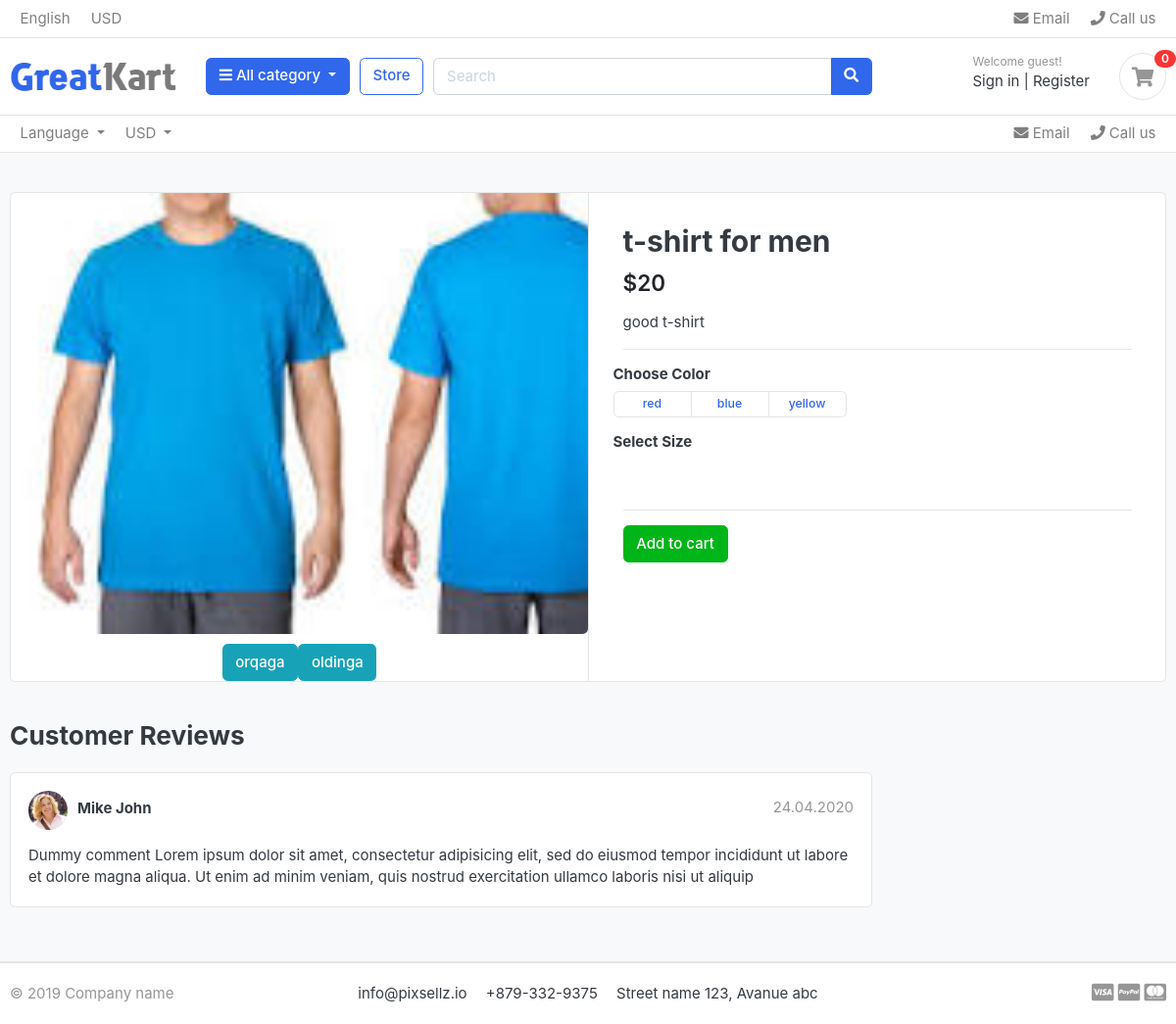
The app's page /products/product/detail/1/, older data.
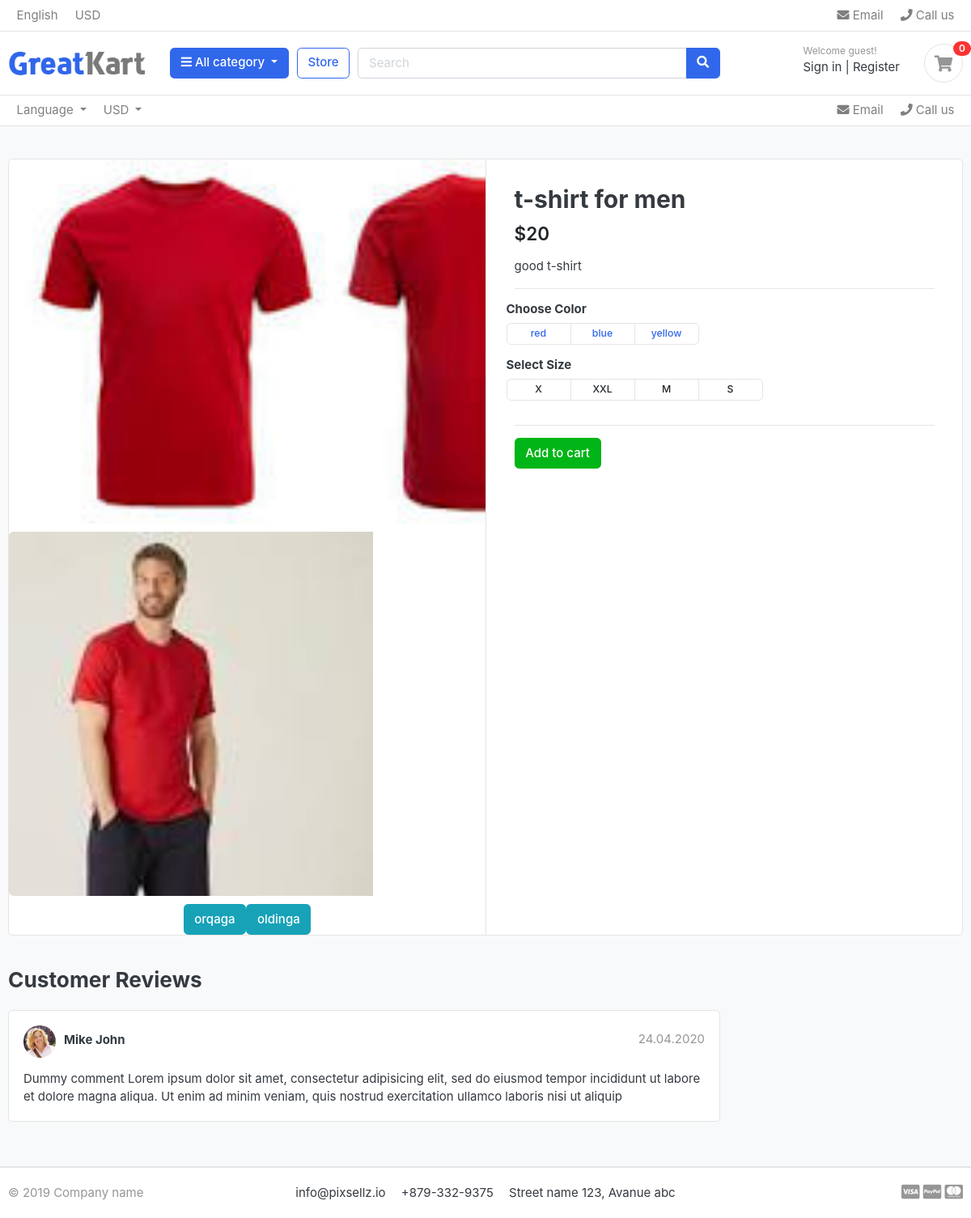
The same page, newer data.
### apps/product/models.py (models this page shows, shortened)
class Product_Image(models.Model):
    color = models.ForeignKey(Color, on_delete=models.CASCADE, related_name='image')
    image = models.ImageField(upload_to='images/')

class Color(models.Model):
    product = models.ForeignKey(Products, on_delete=models.CASCADE, related_name='color')
    color = models.CharField(max_length=30)

class Product_Size(models.Model):
    product = models.ForeignKey(Products, on_delete=models.CASCADE, related_name='size')
    size = models.CharField(max_length=10)

### apps/product/views.py (the view, shortened to what this page needs)
# urls.py: path('product/detail/<int:id>/', ProductDetailView.as_view(), name='detailPage'),
class ProductDetailView(View):
    template_name = 'products/product-detail.html'
    def get(self, request, id, *args, **kwargs):
        product = Products.objects.get(pk=id)
        colors = Color.objects.filter(product=product)
        selected_color = request.GET.get('color', '')
        sizes = product.size.all()
        if selected_color:
            images = Product_Image.objects.all().filter(color=selected_color)
            selected_color = int(selected_color)
        else:
            images = Product_Image.objects.all().filter(color=product.id)
        context = {
            'product': product,
            'colors': colors,
            'selected_color': selected_color,
            'images': images,
            'sizes': sizes
        }
        return render(request, self.template_name, context)

### apps/product/context_processors.py (called while the page is built)
def header_date(request):
    category = Category.objects.all()
    date = {
        'categories':category
    }
    return date

### apps/product/models.py (called while the page is built)
    def __str__(self):
        return self.name

### templates/products/product-detail.html (shortened to what this page needs)
{% extends 'base.html' %}
{% load static %}
{% block content %}
<header class="section-header">
<nav class="navbar p-md-0 navbar-expand-sm navbar-light border-bottom">
<div class="container">
  <div class="collapse navbar-collapse" id="navbarTop4">
    <ul class="navbar-nav mr-auto">
    	<li class="nav-item dropdown">
		 	<a href="#" class="nav-link dropdown-toggle" data-toggle="dropdown">   Language </a>
		</li>
		<li class="nav-item dropdown">
			<a href="#" class="nav-link dropdown-toggle" data-toggle="dropdown"> USD </a>
		</li>
    </ul>
    <ul class="navbar-nav">
		<li><a href="#" class="nav-link"> <i class="fa fa-envelope"></i> Email </a></li>
		<li><a href="#" class="nav-link"> <i class="fa fa-phone"></i> Call us </a></li>
	</ul>
  </div>
</div>
</nav>
<section class="section-content padding-y bg">
<div class="container">
<div class="card">
	<div class="row no-gutters">
		<aside class="col-md-6">
<article class="gallery-wrap">
   <div>
{% for image in images %}
		<div class="img-big-wrap image-container">
		   <img src="{{ image.image.url }}" alt="{{ product.product_name }} - {{ selected_color.color }}" class="slider-image">
		</div>
{% endfor %}
    <div class="button-container">
        <button class="btn btn-info" onclick="changeImage(-1)">orqaga</button>
        <button class="btn btn-info" onclick="changeImage(+1)">oldinga</button>
    </div>
   </div>
</article>
		</aside>
		<main class="col-md-6 border-left">
<article class="content-body">
<h2 class="title">{{ product.product_title }}</h2>
<div class="mb-3">
	<var class="price h4">${{ product.price }}</var>
</div>
<p>{{ product.product_info }}</p>
<hr>
	<div class="row">
		<div class="item-option-select">
			<h6>Choose Color</h6>
				<div class="btn-group btn-group-sm btn-group-toggle" >
					{% for color in colors %}
					 <label {% if selected_color == color.id %} class="btn btn-light focus active" {% else %} class="btn btn-light" {% endif %}>
						 <a href="?color={{ color.id }}" >{{ color.color }}</a>
					 </label>
					{% endfor %}
				</div>
		</div>
	</div>
	<div class="row">
		<div class="item-option-select">
			<h6>Select Size</h6>
			<div class="btn-group btn-group-sm btn-group-toggle" data-toggle="buttons">
				{% for size in sizes %}
			  <label class="btn btn-light">
				  {{ size.size }}
			  </label>
			  	{% endfor %}
			</div>
		</div>
	</div>
	<hr>
	<button class="btn btn-success">Add to cart</button>
</article>
		</main>
	</div>
</div>
<br>
<div class="row">
			<div class="col-md-9">
	<header class="section-heading">
		<h3>Customer Reviews </h3>
	</header>
	<article class="box mb-3">
		<div class="icontext w-100">
			<img src="./images/avatars/avatar1.jpg" class="img-xs icon rounded-circle">
			<div class="text">
				<span class="date text-muted float-md-right">24.04.2020 </span>
				<h6 class="mb-1">Mike John </h6>
			</div>
		</div>
		<div class="mt-3">
			<p>
				Dummy comment Lorem ipsum dolor sit amet, consectetur adipisicing elit, sed do eiusmod
				tempor incididunt ut labore et dolore magna aliqua. Ut enim ad minim veniam,
				quis nostrud exercitation ullamco laboris nisi ut aliquip
			</p>
		</div>
	</article>
	</div>
</div>
</div>
</section>
{% endblock %}

Row changes from the older to the newer data that the page shows:
changed Product_Image (number 1 of 2 on the later page): image: a different picture
added Product_Image: image (picture)
added Product_Size: size "X"
added Product_Size: size "XXL"
added Product_Size: size "M"
added Product_Size: size "S"
